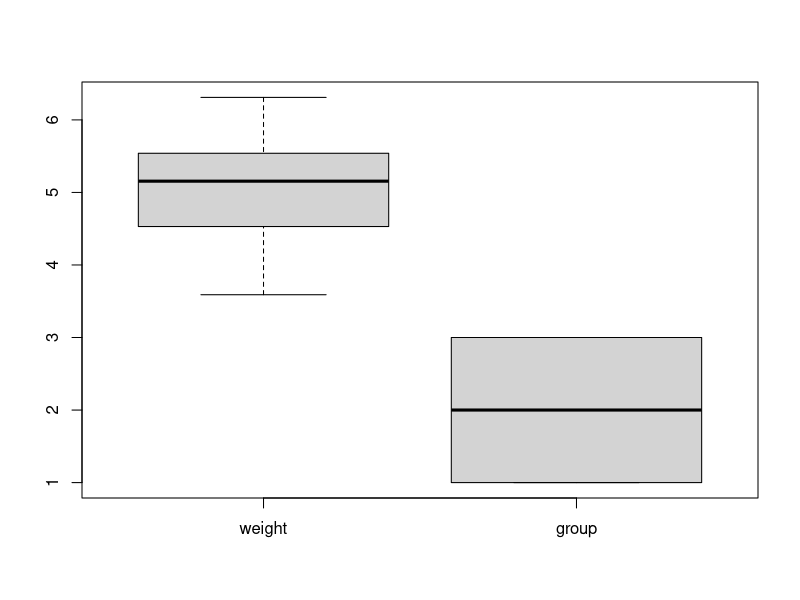
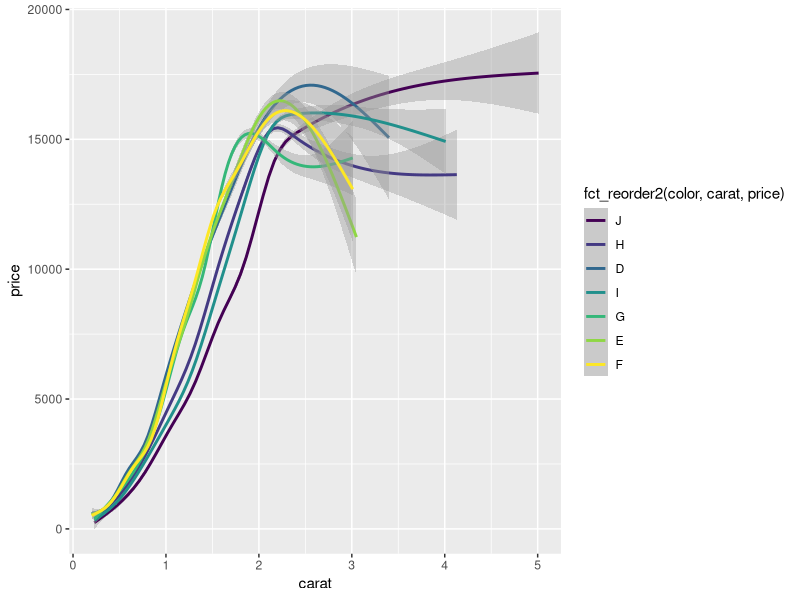

Write R code to recreate these figures, in order.
## ---- chunk 1
library(forcats)
## ---- chunk 2
#| label: other-used-packages
#| include: false

library(ggplot2)
## ---- chunk 3
#| echo: false
#| output: true

f <- factor(c("a", "c", "b", "a"), levels = c("a", "b", "c"))
f
## ---- chunk 4
#| echo: false
#| output: true

unclass(f)
## ---- chunk 5
    f <- factor(c("a", "c", "b", "a"), levels = c("a", "b", "c"))
## ---- chunk 6
    levels(f)
    levels(f) <- c("x", "y", "z")
## ---- chunk 7
    fct_count(f)
## ---- chunk 8
    #| include: false

    f <- factor(c("a", "c", "b", "a"), levels = c("a", "b", "c"))
## ---- chunk 9
    fct_match(f, "a")
## ---- chunk 10
    fct_unique(f)
## ---- chunk 11
    f1 <- factor(c("a", "c"))
    f2 <- factor(c("b", "a"))
    fct_c(f1, f2)
## ---- chunk 12
    fct_unify(list(f2, f1))
## ---- chunk 13
    fct_relevel(f, c("b", "c", "a"))
## ---- chunk 14
    f3 <- factor(c("c", "c", "a"))
    fct_infreq(f3)
## ---- chunk 15
    fct_inorder(f2)
## ---- chunk 16
    f4 <- factor(c("a","b","c"))
    fct_rev(f4)
## ---- chunk 17
    fct_shift(f4)
## ---- chunk 18
    fct_shuffle(f4)
## ---- chunk 19
    boxplot(PlantGrowth, weight ~ fct_reorder(group, weight))
## ---- chunk 20
    ggplot(
      diamonds,
      aes(carat, price, color = fct_reorder2(color, carat, price))
      ) + 
      geom_smooth()
## ---- chunk 21
    fct_recode(f, v = "a", x = "b", z = "c")
    fct_relabel(f, ~ paste0("x", .x))
## ---- chunk 22
    fct_anon(f)
## ---- chunk 23
    fct_collapse(f, x = c("a", "b"))
## ---- chunk 24
    fct_lump_min(f, min = 2)
## ---- chunk 25
    fct_other(f, keep = c("a", "b"))
## ---- chunk 26
    f5 <- factor(c("a","b"),c("a","b","x"))
    f6 <- fct_drop(f5)
## ---- chunk 27
    fct_expand(f6, "x")
## ---- chunk 28
    f <- factor(c("a", "b", NA))
    fct_na_value_to_level(f, level = "(Missing)")
## ---- chunk 29
#| output: true

packageVersion("forcats")
